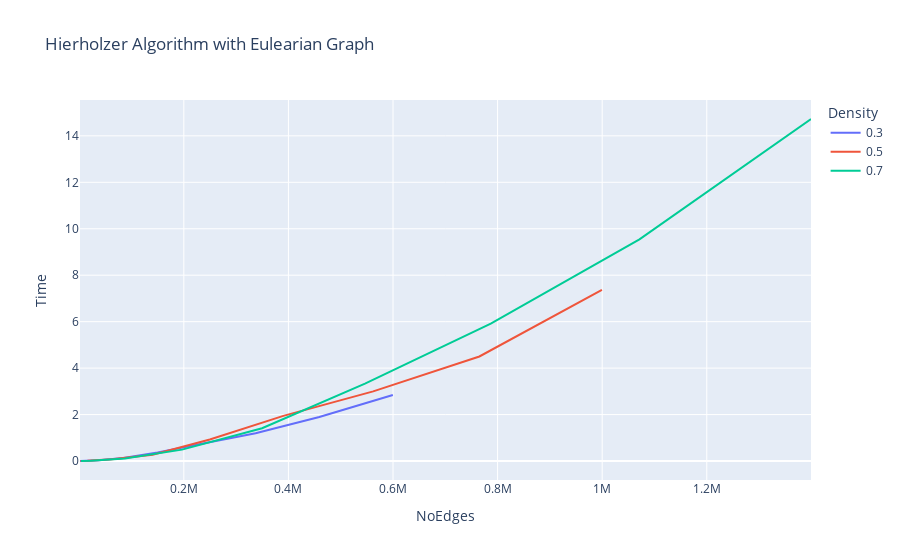

Here is the notebook cell this chart was saved with:
### Code cell
showGraph(df, title="Hierholzer Algorithm with Eulearian Graph")

### Figure 1 — Plotly figure (JSON) as saved in the notebook; plotly's stock layout.template omitted (floating-point values rounded to 4 significant figures)
{"data": [{"hovertemplate": "Density=0.3<br>NoEdges=%{x}<br>Time=%{y}<extra></extra>", "legendgroup": "0.3", "line": {"color": "#636efa", "dash": "solid"}, "marker": {"symbol": "circle"}, "mode": "lines", "name": "0.3", "orientation": "v", "showlegend": true, "type": "scatter", "x": [1485, 9338.0, 37425, 84260.0, 149850, 234200.0, 337275, 459100.0, 599700], "xaxis": "x", "y": [0.001003, 0.007466, 0.03606, 0.1254, 0.3686, 0.7476, 1.199, 1.894, 2.844], "yaxis": "y"}, {"hovertemplate": "Density=0.5<br>NoEdges=%{x}<br>Time=%{y}<extra></extra>", "legendgroup": "0.5", "line": {"color": "#EF553B", "dash": "solid"}, "marker": {"symbol": "circle"}, "mode": "lines", "name": "0.5", "orientation": "v", "showlegend": true, "type": "scatter", "x": [2475, 15560.0, 62375, 140400.0, 249750, 390300.0, 562125, 765200.0, 999500], "xaxis": "x", "y": [0.002513, 0.01051, 0.07179, 0.2675, 0.9294, 1.945, 2.998, 4.501, 7.366], "yaxis": "y"}, {"hovertemplate": "Density=0.7<br>NoEdges=%{x}<br>Time=%{y}<extra></extra>", "legendgroup": "0.7", "line": {"color": "#00cc96", "dash": "solid"}, "marker": {"symbol": "circle"}, "mode": "lines", "name": "0.7", "orientation": "v", "showlegend": true, "type": "scatter", "x": [3465, 21790.0, 87325, 196600.0, 349650, 546400.0, 786975, 1071000.0, 1399300], "xaxis": "x", "y": [0.002522, 0.01551, 0.1106, 0.4904, 1.41, 3.335, 5.919, 9.541, 14.73], "yaxis": "y"}], "layout": {"legend": {"title": {"text": "Density"}, "tracegroupgap": 0}, "title": {"text": "Hierholzer Algorithm with Eulearian Graph"}, "xaxis": {"anchor": "y", "domain": [0, 1], "title": {"text": "NoEdges"}}, "yaxis": {"anchor": "x", "domain": [0, 1], "title": {"text": "Time"}}}}
